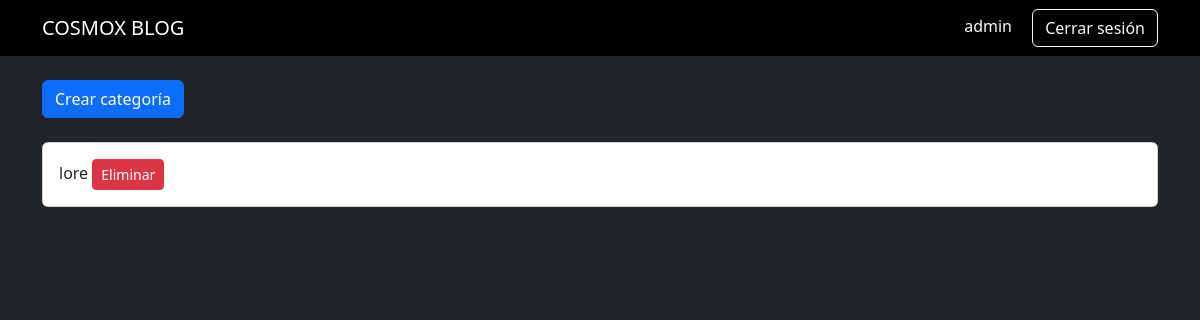
Page /tags-admin/ (signed in) on the earlier database version.
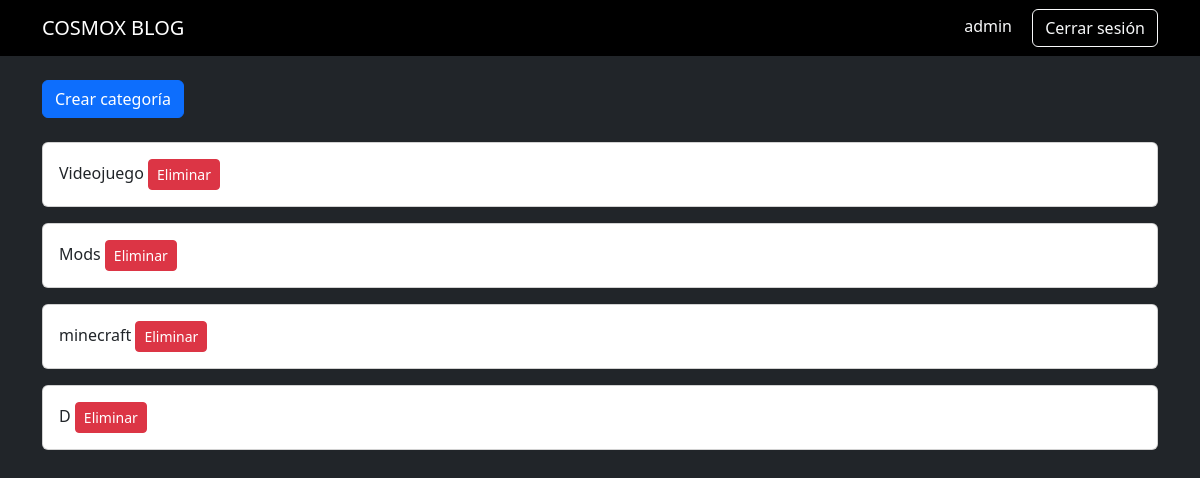
Same page on the later database version.
### Blog/models.py (models this page shows, shortened)
class Post_tag(models.Model):
    name = models.CharField(
        max_length=255,
        unique=True
    )
    autor = models.ForeignKey(
        User,
        on_delete=models.CASCADE
    )
    tag_id = models.UUIDField(
        default=uuid.uuid4,
        unique=True,
        primary_key=True,
        editable=False
    )
    slug = models.SlugField(
        unique=True
    )

### Blog/views.py (the view)
# urls.py: path('tags-admin/',views.administrarTags,name='tags-admin'),
@login_required
def administrarTags(request):
    if request.user.is_superuser:
        tags = Post_tag.objects.all()
    else:
        tags = Post_tag.objects.filter(
            autor=request.user
        )
    context = {
        'tags': tags
    }
    return render(
        request,
        'Blog/tags_admin.html',
        context
    )

### templates/Blog/tags_admin.html
{% extends 'Blog/base.html' %}
{% block content %}
<a
    href="{% url 'create-tag' %}"
    class="btn btn-primary mb-4">
    Crear categoría
</a>
{% for tag in tags %}
<div class="card mb-3">
    <div class="card-body text-dark">
    {% if request.user == tag.autor or request.user.is_superuser %}
        {{ tag.name }}
        <a
            href="{% url 'delete-tag' tag.tag_id %}"
            class="btn btn-danger btn-sm">
            Eliminar
        </a>
    </div>
</div>
{% endif %}
{% endfor %}
{% endblock %}

### templates/Blog/base.html (shortened to what this page needs)
<!DOCTYPE html>
<html>
<head>
    <link
        href="https://cdn.jsdelivr.net/npm/bootstrap@5.3.3/dist/css/bootstrap.min.css"
        rel="stylesheet">
</head>
<body class="bg-dark text-light">
<nav class="navbar navbar-dark bg-black">
    <div class="container">
    <a
        class="navbar-brand"
        href="{% url 'home' %}">
        COSMOX BLOG
    </a>
    {% if request.user.is_authenticated %}
        <div>
            <span class="me-3">
                {{ request.user }}
            </span>
            <form
              method="POST"
              action="{% url 'logout' %}"
              class="d-inline">
              <button
              type="submit"
              class="btn btn-outline-light">
              Cerrar sesión
              </button>
            </form>
        </div>
    {% else %}
        <a
            href="{% url 'login' %}"
            class="btn btn-outline-light">
            Iniciar sesión
        </a>
    {% endif %}
</div>
</nav>
<div class="container mt-4">
    {% block content %}
    {% endblock %}
</div>
</body>
</html>

Differences in the rows shown:
removed Post_tag: name "lore"
added Post_tag: name "Videojuego"
added Post_tag: name "Mods"
added Post_tag: name "minecraft"
added Post_tag: name "D"
